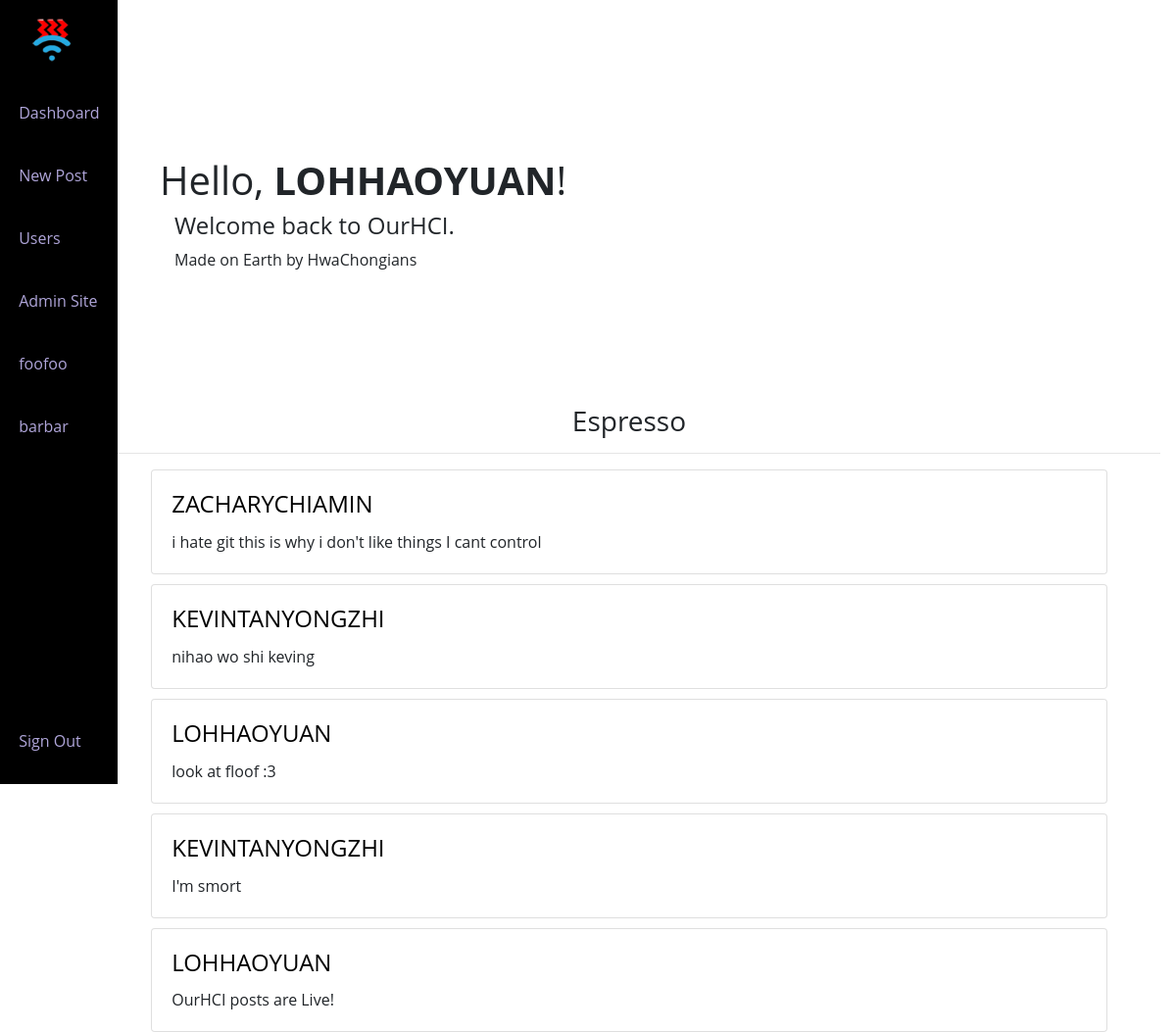
The app's page / (signed in) with its own data.
### ourapp/models.py (models this page shows)
class User(AbstractUser):
    hciclass = models.CharField(max_length=3, null=False, blank=False)
    consortium = models.CharField(max_length=8, null=True, blank=True)
    bio = models.TextField(max_length=500, null=True, blank=True)
    reputation = models.IntegerField(null=False, blank=False, default=100)
    email = models.EmailField(null=False, max_length=26, blank=False)

class Post(models.Model):
    user = models.ForeignKey(User, on_delete=models.CASCADE)
    content = models.TextField(null=False)
    image = models.ImageField(upload_to="uploads/images", blank=True)

### ourapp/views.py (the view)
# urls.py: path("", views.index, name="index"),
def index(request):
    user = request.user
    developer = user.groups.filter(name='Developer').exists()
    feed = Post.objects.all().order_by('-id')
    return render(request, "ourapp/index.html", {
        "developer": developer,
        "feed": feed,
    })

### ourapp/templates/ourapp/index.html (shortened to what this page needs)
{% extends "ourapp/layout.html" %}
{% block body %}
    <div>
        {% if user.is_authenticated%}
        <div class="p-5 mb-4 rounded-3">
            <div class="container-fluid py-5">
            <h1 class="display-5 fw-bold">Hello, <strong>{{user}}</strong>!</h1>
            <h4 class="col-md-8 fs-4">Welcome back to OurHCI.</h4>
                <p class="col-md-8 fs-4">
                    Made on Earth by HwaChongians
                </p>
            </div>
        </div>
        {%endif%}
        <h3 class="centered">Espresso</h3>
        <hr>
        {%for post in feed%}
            <div class="card" style="width: 90%; height: auto; margin-bottom:2px;margin: 0 auto;float: none; margin-bottom: 10px;">
                <div class="card-body">
                <h5 class="card-title"><a class="userlink" href="{% url 'profile' post.user %}"><h4>{{post.user}}</h4></a></h5>
                <p class="card-text">{{post.content}}</p>
                </div>
            </div>
        {% endfor %}
            </div>
{% endblock %}

### ourapp/static/ourapp/styles.css (style rules this page uses)
body { font-family: 'Open Sans', sans-serif; background-color: #EAECEF }
.userlink { color:black; }
a { color:black; }

### ourapp/templates/ourapp/layout.html (style rules this page uses)
body { font-family: 'Open Sans', sans-serif; background-color: white; padding-left: 100px; position: relative; margin: var(--header-height) 0 0 0; padding: 0 1rem; font-size: var(--normal-font-size); transition: .5s; }
a { color: blue; text-decoration: none; }
.userlink { color: black; }
:root { --header-height: 3rem; --nav-width: 68px; --first-color: #000000; --first-color-light: #AFA5D9; --white-color: #F7F6FB; --body-font: 'Nunito', sans-serif; --normal-font-size: 1rem; --z-fixed: 100; }
@media screen and (min-width: 768px) { body { margin: calc(var(--header-height) + 1rem) 0 0 0; padding-left: calc(var(--nav-width) + 2rem); } }
@media screen and (min-width: 768px) { .centered { text-align: center; } }

### records on screen
User: username "LOHHAOYUAN"
Post: user "ZACHARYCHIAMIN", content "i hate git this is why i don't like things I cant control"
Post: user "KEVINTANYONGZHI", content "nihao wo shi keving"
Post: user "LOHHAOYUAN", content "look at floof :3"
Post: user "KEVINTANYONGZHI", content "I'm smort"
Post: user "LOHHAOYUAN", content "OurHCI posts are Live!"
